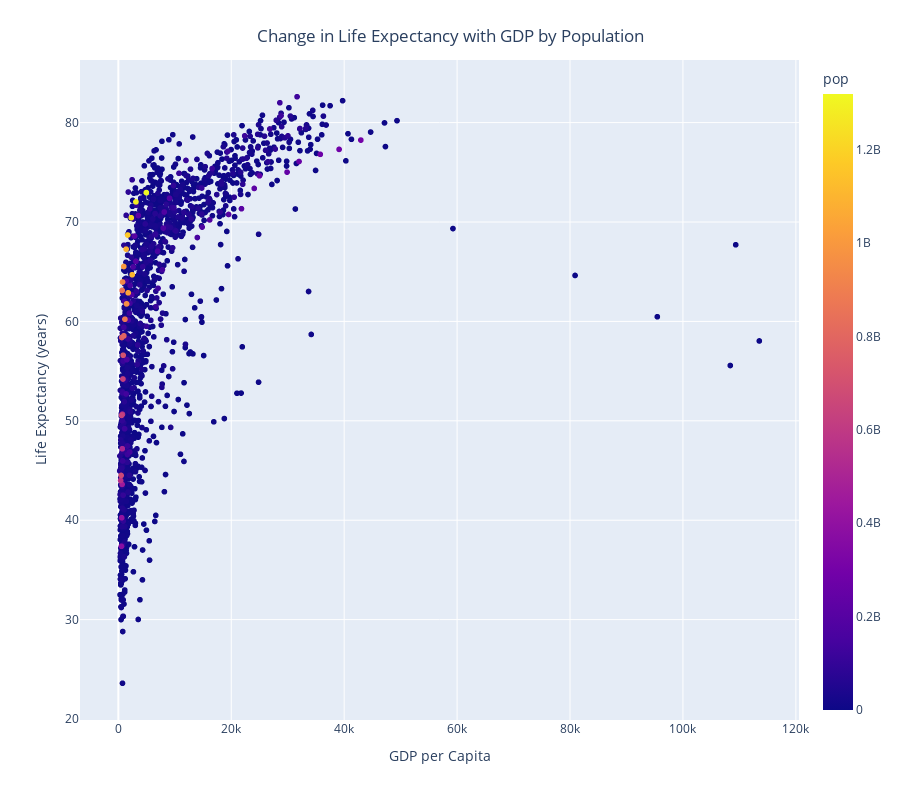

Write notebook code for a chart like this one.
### Code cell
csv_dataframe_sorted = csv_dataframe.sort_values('pop')
fig_year_gdp_pop_color = px.scatter(csv_dataframe_sorted, 'gdpPercap', 'lifeExp', labels={'gdpPercap': 'GDP per Capita', 'lifeExp': 'Life Expectancy (years)'}, color='pop', height=800)
fig_year_gdp_pop_color.update_layout(
    title={
        'text': 'Change in Life Expectancy with GDP by Population', 
        'x': 0.5,
        'xanchor': 'center',
        'yanchor': 'top'
    }
)
fig_year_gdp_pop_color.show()

### Figure 1 — Plotly figure (JSON) as saved in the notebook; plotly's stock layout.template omitted (floating-point values rounded to 4 significant figures; data arrays with more than 128 entries replaced by an {"elided": "..."} marker saying what was removed)
{"data": [{"hovertemplate": "GDP per Capita=%{x}<br>Life Expectancy (years)=%{y}<br>pop=%{marker.color}<extra></extra>", "legendgroup": "", "marker": {"color": {"elided": "1704 int values"}, "coloraxis": "coloraxis", "symbol": "circle"}, "mode": "markers", "name": "", "showlegend": false, "type": "scattergl", "x": {"elided": "1704 float values"}, "xaxis": "x", "y": {"elided": "1704 float values"}, "yaxis": "y"}], "layout": {"coloraxis": {"colorbar": {"title": {"text": "pop"}}, "colorscale": [[0, "#0d0887"], [0.1111, "#46039f"], [0.2222, "#7201a8"], [0.3333, "#9c179e"], [0.4444, "#bd3786"], [0.5556, "#d8576b"], [0.6667, "#ed7953"], [0.7778, "#fb9f3a"], [0.8889, "#fdca26"], [1, "#f0f921"]]}, "height": 800, "legend": {"tracegroupgap": 0}, "margin": {"t": 60}, "title": {"text": "Change in Life Expectancy with GDP by Population", "x": 0.5, "xanchor": "center", "yanchor": "top"}, "xaxis": {"anchor": "y", "domain": [0, 1], "title": {"text": "GDP per Capita"}}, "yaxis": {"anchor": "x", "domain": [0, 1], "title": {"text": "Life Expectancy (years)"}}}}
